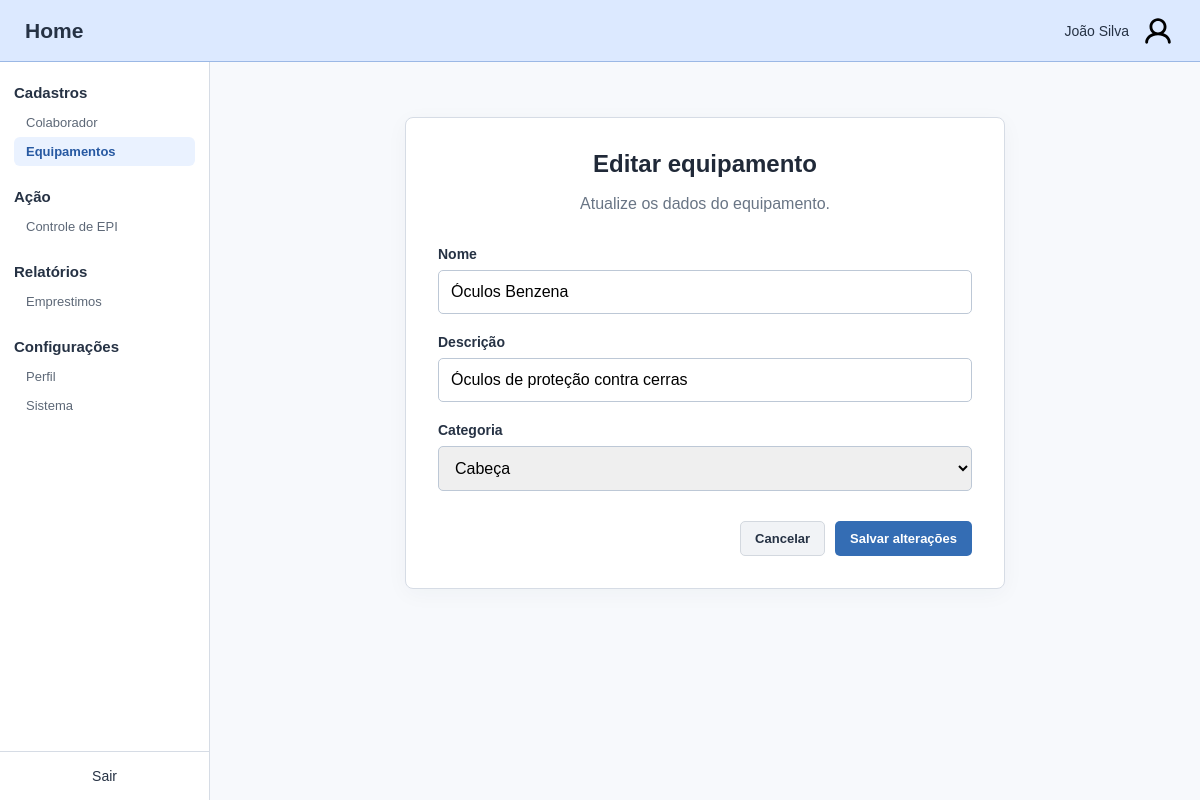
Screenshot of /equipamentos/editar/4 with the database file from the repository.
### nucleo/models.py (models this page shows, shortened)
class TipoEquipamento(models.Model):
    CATEGORIA_CHOICES = [
         ('CABECA', 'Cabeça'),
         ('FACE','Face'),
         ('AUDITIVO','Auditivo'),
         ('RESPIRATORIO', 'Respiratório'),
         ('TRONCO', 'Tronco'),
         ('MEMBROS_SUPERIORES', 'Membros superiores'),
         ('MEMBROS_INFERIORES', 'Membros inferiores'),
         ('QUEDAS', 'Quedas'),
    ]
    nome = models.CharField(max_length=30, null=False, blank=False)
    descricao = models.CharField(max_length=100)
    categoria = models.CharField(max_length=30, null=False, choices=CATEGORIA_CHOICES, blank=False)

### nucleo/views.py (the view, shortened to what this page needs)
# urls.py: path('equipamentos/editar/<int:id>', views.editar_equipamento, name='equipamentos-editar'),
def editar_equipamento(req, id):
    equipamento = get_object_or_404(TipoEquipamento, id=id)
    return render(req, 'nucleo/forms/equipamentos/editar_equipamento.html', {
        'equipamento': equipamento,
    })

### nucleo/templates/nucleo/forms/equipamentos/editar_equipamento.html (shortened to what this page needs)
{% extends 'nucleo/base.html' %}
{% block content %}
<section class="content-card form-card">
    <h1>Editar equipamento</h1>
    <p class="description">Atualize os dados do equipamento.</p>
    <form class="collaborator-form" action="{% url 'equipamentos-editar' equipamento.id %}" method="post">
         <div class="form-field"><label for="nome">Nome</label><input id="nome" name="nome" value="{{ equipamento.nome }}" type="text" maxlength="30" required></div required>
         <div class="form-field"><label for="descricao">Descrição</label><input id="descricao" name="descricao" value="{{ equipamento.descricao }}" maxlength="100"></div required>
         <div class="form-field">
            <label for="categoria">Categoria</label>
            <select name="categoria" id="categoria">
               <option value="CABECA">Cabeça</option {% if equipamento.categoria == "CABECA" %}selected{% endif %}>
            </select required>
         </div>
        <div class="form-actions"><a class="button button-secondary" href="{% url 'equipamentos-inicial' %}">Cancelar</a><button class="button button-primary" type="submit">Salvar alterações</button></div>
    </form>
</section>
{% endblock %}

### nucleo/static/css/style.css (style rules this page uses)
:root { --blue: #dce9ff; --blue-border: #9bb8e5; --text: #263244; --border: #d6dce5; --background: #f7f9fc; --green: #3e9158; --red: #b94747; }
* { box-sizing: border-box; }
body { margin: 0; font-family: Arial, sans-serif; color: var(--text); background: var(--background); }
a { color: inherit; text-decoration: none; }
button, input, select { font: inherit; }
.content-card { width: 100%; max-width: 920px; padding: 32px; background: #fff; border: 1px solid var(--border); border-radius: 8px; box-shadow: 0 5px 22px #25334b0a; }
.content-card h1 { margin: 0 0 26px; font-size: 24px; text-align: center; color: #202938; }
.button { display: inline-flex; align-items: center; justify-content: center; padding: 9px 14px; border-radius: 5px; border: 1px solid transparent; cursor: pointer; font-size: 13px; font-weight: bold; white-space: nowrap; }
.form-card { max-width: 600px; }
.description { text-align: center; color: #697585; margin: -12px 0 30px; line-height: 1.5; }
.collaborator-form { display: flex; flex-direction: column; gap: 20px; }
.form-field { display: flex; flex-direction: column; gap: 8px; }
.form-field label { font-size: 14px; font-weight: bold; }
.form-field input, select { width: 100%; padding: 12px; border: 1px solid #bdc8d6; border-radius: 5px; outline-color: #8fb5ec; }
.form-actions { display: flex; justify-content: flex-end; gap: 10px; margin-top: 10px; }
.button-secondary { background: #f1f3f6; border-color: #d3d8df; }
.button-primary { background: #346db4; color: white; }

### rows the page displays
TipoEquipamento: nome "Óculos Benzena", descricao "Óculos de proteção contra cerras"
